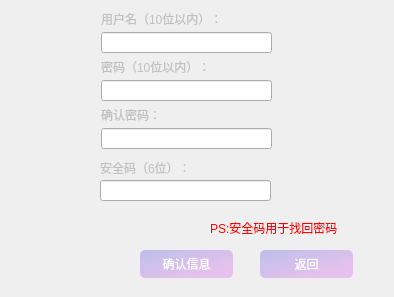
<?xml version="1.0" encoding="UTF-8"?>
<ui version="4.0">
 <class>RegisterDialog</class>
 <widget class="QDialog" name="RegisterDialog">
  <property name="geometry">
   <rect>
    <x>0</x>
    <y>0</y>
    <width>394</width>
    <height>297</height>
   </rect>
  </property>
  <property name="minimumSize">
   <size>
    <width>394</width>
    <height>297</height>
   </size>
  </property>
  <property name="maximumSize">
   <size>
    <width>394</width>
    <height>297</height>
   </size>
  </property>
  <property name="windowTitle">
   <string>Dialog</string>
  </property>
  <widget class="QLineEdit" name="psword1">
   <property name="geometry">
    <rect>
     <x>101</x>
     <y>80</y>
     <width>171</width>
     <height>21</height>
    </rect>
   </property>
   <property name="echoMode">
    <enum>QLineEdit::Password</enum>
   </property>
  </widget>
  <widget class="QLineEdit" name="name">
   <property name="geometry">
    <rect>
     <x>101</x>
     <y>32</y>
     <width>171</width>
     <height>21</height>
    </rect>
   </property>
  </widget>
  <widget class="QLineEdit" name="psword2">
   <property name="geometry">
    <rect>
     <x>101</x>
     <y>128</y>
     <width>171</width>
     <height>21</height>
    </rect>
   </property>
   <property name="echoMode">
    <enum>QLineEdit::Password</enum>
   </property>
  </widget>
  <widget class="QLabel" name="label">
   <property name="geometry">
    <rect>
     <x>101</x>
     <y>11</y>
     <width>161</width>
     <height>16</height>
    </rect>
   </property>
   <property name="styleSheet">
    <string notr="true">background-color: rgba(0,0,0,0);
color: Silver;</string>
   </property>
   <property name="text">
    <string>用户名（10位以内）：</string>
   </property>
  </widget>
  <widget class="QLabel" name="label_2">
   <property name="geometry">
    <rect>
     <x>101</x>
     <y>59</y>
     <width>141</width>
     <height>16</height>
    </rect>
   </property>
   <property name="styleSheet">
    <string notr="true">background-color: rgba(0,0,0,0);
color: Silver;</string>
   </property>
   <property name="text">
    <string>密码（10位以内）：</string>
   </property>
  </widget>
  <widget class="QLabel" name="label_3">
   <property name="geometry">
    <rect>
     <x>101</x>
     <y>107</y>
     <width>81</width>
     <height>16</height>
    </rect>
   </property>
   <property name="styleSheet">
    <string notr="true">background-color: rgba(0,0,0,0);
color: Silver;</string>
   </property>
   <property name="text">
    <string>确认密码：</string>
   </property>
  </widget>
  <widget class="QLabel" name="label_4">
   <property name="geometry">
    <rect>
     <x>210</x>
     <y>220</y>
     <width>181</width>
     <height>16</height>
    </rect>
   </property>
   <property name="styleSheet">
    <string notr="true">background-color: rgba(0,0,0,0);
color:red;</string>
   </property>
   <property name="text">
    <string>PS:安全码用于找回密码</string>
   </property>
  </widget>
  <widget class="QLabel" name="label_5">
   <property name="geometry">
    <rect>
     <x>100</x>
     <y>160</y>
     <width>121</width>
     <height>16</height>
    </rect>
   </property>
   <property name="styleSheet">
    <string notr="true">background-color: rgba(0,0,0,0);
color: Silver;</string>
   </property>
   <property name="text">
    <string>安全码（6位）：</string>
   </property>
  </widget>
  <widget class="QLineEdit" name="save">
   <property name="geometry">
    <rect>
     <x>100</x>
     <y>180</y>
     <width>171</width>
     <height>21</height>
    </rect>
   </property>
  </widget>
  <widget class="QPushButton" name="pushButton">
   <property name="geometry">
    <rect>
     <x>140</x>
     <y>250</y>
     <width>93</width>
     <height>28</height>
    </rect>
   </property>
   <property name="styleSheet">
    <string notr="true">color: white;
    border-radius: 5px;
    border-style: solid;
    border-width: 2px;
    border: none;
    background-color: qlineargradient(spread:pad, x1:0, y1:0, x2:0.8, y2:0.8, stop:0 rgba(188, 191, 234, 255), stop:1 rgba(231, 193, 237, 255));</string>
   </property>
   <property name="text">
    <string>确认信息</string>
   </property>
  </widget>
  <widget class="QPushButton" name="pushButton_2">
   <property name="geometry">
    <rect>
     <x>260</x>
     <y>250</y>
     <width>93</width>
     <height>28</height>
    </rect>
   </property>
   <property name="styleSheet">
    <string notr="true">color: white;
    border-radius: 5px;
    border-style: solid;
    border-width: 2px;
    border: none;
    background-color: qlineargradient(spread:pad, x1:0, y1:0, x2:0.8, y2:0.8, stop:0 rgba(188, 191, 234, 255), stop:1 rgba(231, 193, 237, 255));</string>
   </property>
   <property name="text">
    <string>返回</string>
   </property>
  </widget>
 </widget>
 <resources/>
 <connections/>
</ui>
